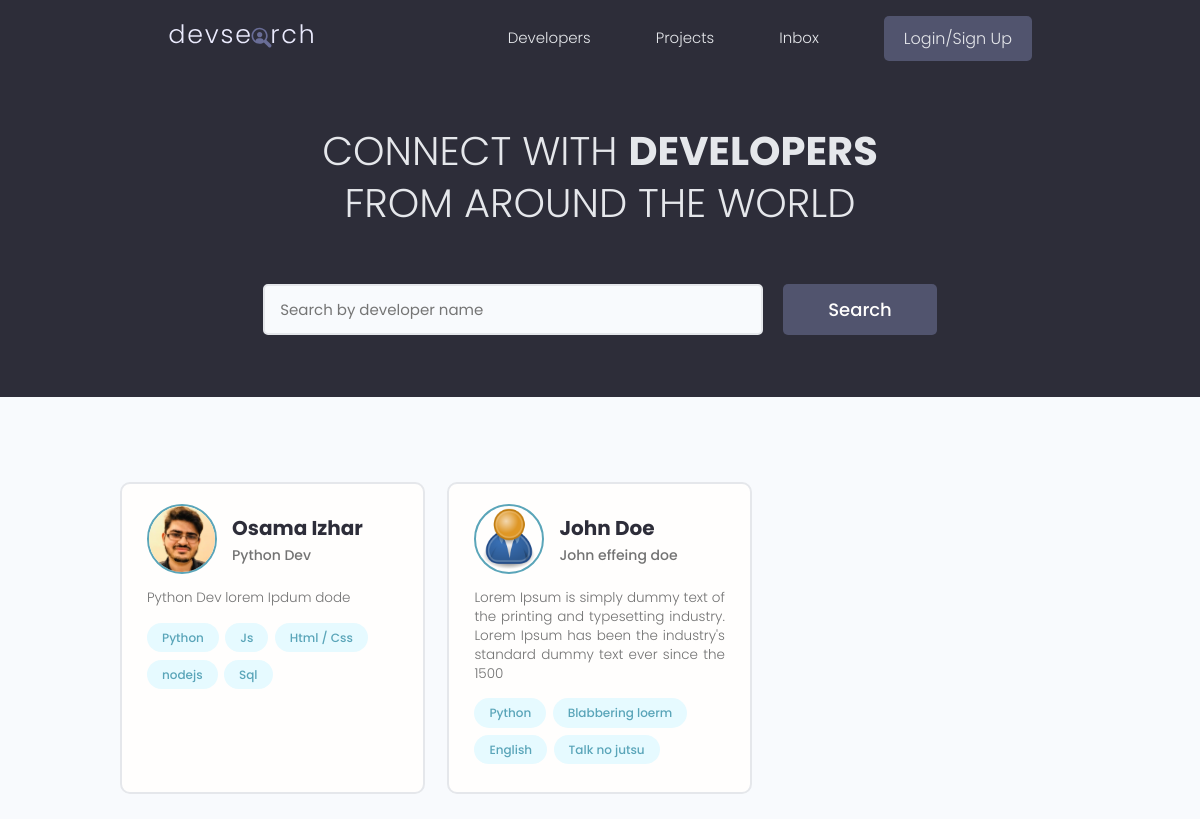
/, run on an earlier commit of the app's database.
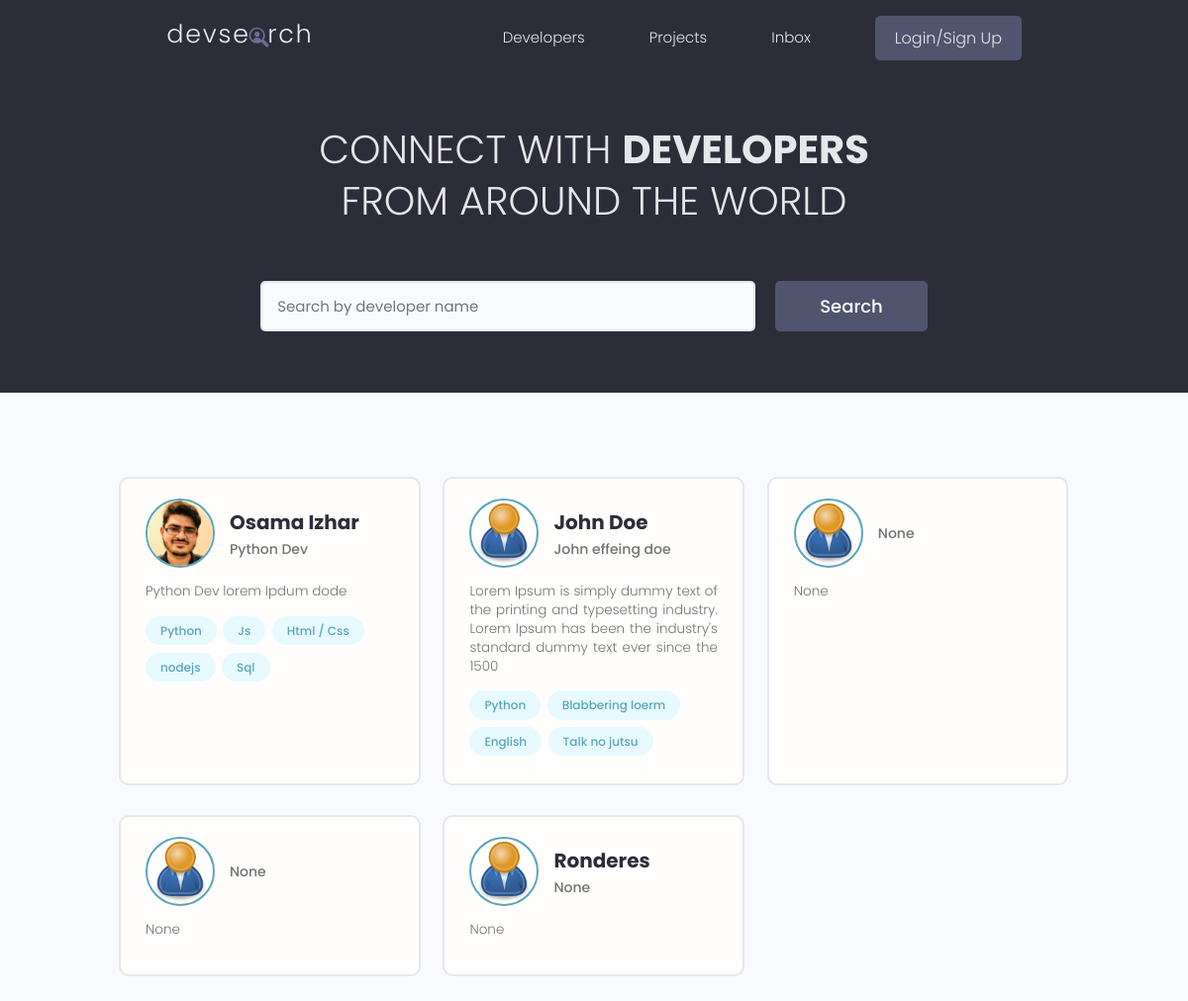
And on a later commit of the database.
### users/models.py (models this page shows, shortened)
class Profile(models.Model):
    user= models.OneToOneField(
        User,on_delete=models.CASCADE, null=True,blank=True
    ) # creating one to one relationship with User default model of django
    name=models.CharField(max_length=200,blank=True,null=True)
    username=models.CharField(max_length=200,blank=True,null=True)
    location=models.CharField(max_length=200,blank=True,null=True)
    email=models.EmailField(max_length=500,blank=True,null=True)
    short_intro=models.CharField(max_length=200,blank=True,null=True)
    bio=models.TextField(blank=True,null=True)
    profile_image=models.ImageField(
        null=True,blank=True,upload_to="profiles/",default="profiles/user-default.png"
    )
    social_github = models.CharField(max_length=200,blank=True,null=True)
    social_twitter = models.CharField(max_length=200,blank=True,null=True)
    social_linkedin = models.CharField(max_length=200,blank=True,null=True)
    social_youtube = models.CharField(max_length=200,blank=True,null=True)
    social_website = models.CharField(max_length=200,blank=True,null=True)
    created= models.DateTimeField(auto_now_add=True) # auto_now_add adds timestamp automatically as model instance is created
    id= models.UUIDField(default=uuid.uuid4,unique=True,primary_key=True,editable=False) # UUID 16 character unique ids

class Skill(models.Model):
    owner=models.ForeignKey(Profile,on_delete=models.CASCADE,null=True,blank=True)
    name=models.CharField(max_length=200,blank=True,null=True)
    description=models.TextField(null=True,blank=True)
    created= models.DateTimeField(auto_now_add=True) # auto_now_add adds timestamp automatically as model instance is created
    id=models.UUIDField(default=uuid.uuid4,unique=True,primary_key=True,editable=False)
    def __str__(self):
        return self.name

### users/views.py (the view)
# urls.py: path('',views.profiles,name='profiles'),
def profiles(request):
    profiles=Profile.objects.all()
    context={'profiles':profiles}
    return render(request,'users/profiles.html',context) # context needs to be passed here so it can be used in other html templates

### users/templates/users/profiles.html (shortened to what this page needs)
{% extends "main.html" %}
{% block content %}
  <main class="home">
    <section class="hero-section text-center">
      <div class="container container--narrow">
        <div class="hero-section__box">
          <h2>CONNECT WITH <span>DEVELOPERS</span></h2>
          <h2>FROM AROUND THE WORLD</h2>
        </div>
        <div class="hero-section__search">
          <form class="form" action="#" method="get">
            <div class="form__field">
              <input class="input input--text" id="formInput#search" type="text" name="text"
                placeholder="Search by developer name" />
            </div>
            <input class="btn btn--sub btn--lg" type="submit" value="Search" />
          </form>
        </div>
      </div>
    </section>
    <section class="devlist">
      <div class="container">
        <div class="grid grid--three">
          {%for profile in profiles%}
            <div class="column card">
                <div class="dev">
                <a href="{%url 'user-profile' profile.id %}" class="card__body">
                    <div class="dev__profile">
                    <img class="avatar avatar--md" src="{{ profile.profile_image.url }}" alt="image" />
                    <div class="dev__meta">
                        <h3>{{profile.name}}</h3>
                        <h5>{{profile.short_intro}}</h5>
                    </div>
                    </div>
                    <p class="dev__info">{{profile.bio|slice:"150"}}</p>
                    <div class="dev__skills">
                    {% for skill in profile.skill_set.all|slice:'5' %}
                      <span class="tag tag--pill tag--main">
                        <small>{{skill}}</small>
                    </span>
                    {%endfor%}
                    </div>
                </a>
                </div>
            </div>
          {%endfor%}
        </div>
      </div>
    </section>
  </main>
{% endblock %}

### templates/main.html (shortened to what this page needs)
<!DOCTYPE html>
{% load static %}
<html lang="en">
<head>
  <link rel="stylesheet" href="https://cdn.iconmonstr.com/1.3.0/css/iconmonstr-iconic-font.min.css" />
  <link rel="stylesheet" href="{% static 'uikit/styles/uikit.css' %}" />
  <link rel="stylesheet" href="{% static 'styles/app.css' %}" />
   {% load fontawesome_6 %}
</head>
<body>
    {% include "navbar.html"%}
    {%block content%}
    {%endblock content%}
</body>
</html>

### templates/navbar.html (shortened to what this page needs)
{% load static %}
  <header class="header">
    <div class="container container--narrow">
      <a href="{% url 'profiles'%}" class="header__logo">
        <img src="{% static 'images/logo.svg' %}" alt="DevSearch Logo" />
      </a>
      <nav class="header__nav">
        <ul class="header__menu">
          <li class="header__menuItem"><a href="{% url 'profiles'%}">Developers</a></li>
          <li class="header__menuItem"><a href="{% url 'projects'%}">Projects</a></li>
          <li class="header__menuItem"><a href="">Inbox</a></li>
          {% if request.user.is_authenticated %}
          <li class="header__menuItem"><a href="{% url 'account' %}">Account</a></li>
          <li class="header__menuItem"><a href="{% url 'logout' %}" class="btn btn--sub">Logout</a></li>
          {% else %}
          <li class="header__menuItem"><a href="{% url 'login' %}" class="btn btn--sub">Login/Sign Up</a></li>
          {% endif %}
        </ul>
      </nav>
    </div>
  </header>

### static/styles/app.css (style rules this page uses)
:root { --color-sub: #2d2d39; }
.btn--sub { background-color: var(--color-sub-light); }
.card { border: 2px solid var(--color-light); }
img { width: 100%; }
.header { position: sticky; z-index: 111; background-color: var(--color-sub); padding: 1.5rem 0; }
.header > .container { display: flex; justify-content: space-between; align-items: center; }
.header__logo > img { height: 3.8rem; }
.header__nav > ul { display: inline-flex; align-items: center; list-style: none; gap: 6.5rem; }
.header__menuItem > a { color: var(--color-light); font-weight: 300; }
.hero-section { height: 40vh; display: flex; align-items: center; background-color: var(--color-sub); }
.hero-section__box { margin-bottom: 4rem; }
.hero-section__box > h2, .hero-section__box > h2 > span { font-size: 4rem; color: var(--color-light); line-height: 1.3; text-transform: uppercase; }
.hero-section__box > h2 { font-weight: 300; }
.hero-section__box > h2 > span { font-weight: 700; }
.hero-section__search > .form { display: flex; align-items: center; justify-content: center; gap: 2rem; }
.hero-section__search > .form input.input--text { width: 50rem; }
.devlist { margin-top: 8rem; }
.devlist .grid { align-items: stretch; }
.devlist .dev .dev__profile { display: flex; align-items: center; gap: 1.5rem; }
.devlist .dev .dev__meta h3 { color: var(--color-sub); font-size: 2rem; font-weight: 700; }
.devlist .dev .dev__meta h5 { color: var(--color-text); font-size: 1.4rem; font-weight: 500; }
.devlist .dev .dev__info { margin: 1.5rem 0; font-size: 1.35rem; line-height: 1.4; text-align: justify; }

### static/uikit/styles/modules/_variables.css (style rules this page uses)
:root { --color-main: #5aa5b9; --color-main-light: #e6faff; --color-sub: #3f4156; --color-sub-light: #51546e; --color-sub-lighter: #ededfd; --color-text: #737373; --color-gray: #8b8b8b; --color-light: #e5e7eb; --color-light-gray: #767676; --color-bg: #f8fafd; --color-white: #fffefd; --color-white-light: #f3f3f3; --color-success: #359e64; --color-success-bg: #def8e8; --color-error: #fc4b0b; --color-error-bg: #fff2ee; --font-base: 'Poppins', arial, helvetica, 'Segoe UI', roboto, ubuntu, sans-serif; --font-monospace: 'Fira Code', 'Courier New', courier, monospace; --font-regular: 300; --font-medium: 500; --font-bold: 700; --generic-shadow: 1px 1px 5px #00000010; --generic-transition: all 0.3s ease-in-out; }

### static/uikit/styles/modules/_base.css (style rules this page uses)
* { margin: 0; padding: 0; box-sizing: border-box; text-rendering: optimizeLegibility; color: inherit; font-size: inherit; }
html { font-size: 50%; }
@media only screen and (min-width: 480px) { html { font-size: 56.25%; } }
@media only screen and (min-width: 1200px) { html { font-size: 62.5%; } }
body { line-height: 1.6; font-weight: 400; font-size: 1.5rem; color: var(--color-text); background-color: var(--color-bg); min-height: 100vh; }

### static/uikit/styles/modules/_typography.css (style rules this page uses)
* { font-family: var(--font-base); }
h2 { font-size: 3.6rem; font-weight: var(--font-bold); }
h3 { font-size: 3.2rem; font-weight: var(--font-medium); }
h5 { font-size: 2.4rem; font-weight: var(--font-medium); }
h5, h6 { font-weight: var(--font-regular); }
p, span, strong { font-size: 1.6rem; color: var(--color-text); font-weight: var(--font-regular); }
a { padding-bottom: 2px; text-decoration: none; display: inline-block; color: var(--color-main); font-weight: var(--font-medium); }

### static/uikit/styles/modules/_utilities.css (style rules this page uses)
.container { width: 92%; max-width: 165rem; margin: 0 auto; box-sizing: border-box; }
.container--narrow { width: 92%; max-width: 120rem; }
@media screen and (min-width: 1000px) { .container { width: 90%; } }
@media screen and (min-width: 1000px) { .container--narrow { width: 85%; } }
@media screen and (min-width: 1200px) { .container { width: 80%; } }
@media screen and (min-width: 1200px) { .container--narrow { width: 72%; } }
.text-center { text-align: center; }

### static/uikit/styles/modules/_avatar.css (style rules this page uses)
.avatar { border-radius: 50%; border: 2px solid var(--color-main); object-fit: cover; }
.avatar--md { height: 7rem; width: 7rem; }

### static/uikit/styles/modules/_button.css (style rules this page uses)
.btn { display: inline-block; position: relative; cursor: pointer; background-color: var(--color-light); font-weight: var(--font-medium); color: var(--color-sub); text-decoration: none; padding: 1rem 2rem; border-radius: 0.5rem; border: none; width: -webkit-fit-content; width: -moz-fit-content; width: fit-content; height: -webkit-fit-content; height: -moz-fit-content; height: fit-content; font-size: 1.6rem; outline-width: 0; outline-color: transparent; -webkit-backface-visibility: hidden; backface-visibility: hidden; transition: all 0.3s ease-in-out; }
.btn--sub { background-color: var(--color-sub); color: var(--color-white); }
.btn--lg { font-size: 1.8rem; padding: 1.2rem 4.5rem; }

What changed in the data, as far as the page shows it:
added Profile: profile_image (placeholder picture), short_intro "None", bio "None"
added Profile: profile_image (placeholder picture), short_intro "None", bio "None"
added Profile: profile_image (placeholder picture), name "Ronderes", short_intro "None", bio "None"
